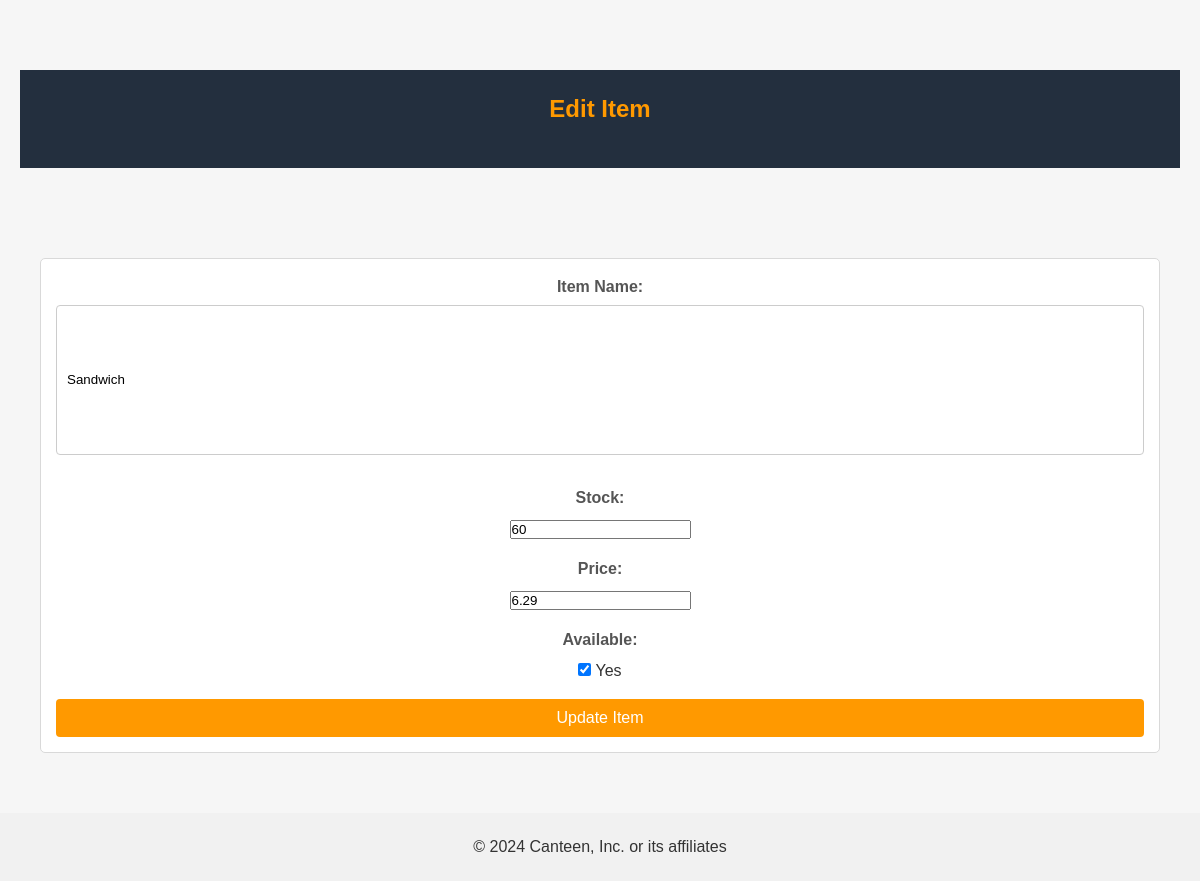
The page /edit_item.php?id=9 on the database its author committed.
### tables this page shows
CREATE TABLE `menuitems` (
  `item_id` int(11) NOT NULL,
  `item_name` varchar(255) NOT NULL,
  `Stock` int(11) NOT NULL,
  `price` decimal(5,2) NOT NULL,
  `available` tinyint(1) DEFAULT 1
);

### public/edit_item.php (the view, shortened to what this page needs)
<?php
include '../config/db.php';
$itemId = $_GET['id'];
$query = $pdo->prepare("SELECT * FROM menuitems WHERE item_id = :item_id");
$query->execute(['item_id' => $itemId]);
$item = $query->fetch();
?>
<?php include '../templates/header.php' ?>
<header>
    <h1>Edit Item</h1>
</header>
<body>
    <div class="container">
        <form method="POST" action="edit_item.php?id=<?php echo $itemId; ?>">
            <div class="form-add">
                <label>Item Name:</label>
                <input type="text" name="item_name" value="<?php echo htmlspecialchars($item['item_name']); ?>" required>
            </div>
            <div class="form-add">
                <label>Stock:</label>
                <input type="number" name="stock" value="<?php echo $item['Stock']; ?>" min="0" required>
            </div>
            <div class="form-add">
                <label>Price:</label>
                <input type="number" name="price" value="<?php echo $item['price']; ?>" step="0.01" min="0" required>
            </div>
            <div class="form-add">
                <label>Available:</label>
                <input type="checkbox" name="available" value="1" <?php echo $item['available'] ? 'checked' : ''; ?>> Yes
            </div>
            <button type="submit">Update Item</button>
        </form>
    </div>
</body>
<?php include '../templates/footer.php' ?>

### public/css/style.css (style rules this page uses)
* { box-sizing: border-box; }
body { font-family: Arial, sans-serif; line-height: 1.6; background-color: #f2f2f2; color: #333; }
.container { width: 100%; max-width: 1200px; margin: 0 auto; padding: 15px; }
header { background-color: #232f3e; color: #ffffff; padding: 20px 0; text-align: center; }
h1 { font-size: 2.5rem; margin-bottom: 20px; }
form { margin-top: 20px; background: #ffffff; border: 1px solid #d9d9d9; border-radius: 5px; padding: 15px; }
label { display: block; margin-bottom: 5px; }
textarea, input[type="text"], input[type="password"] { width: 100%; height: 150px; resize: none; padding: 10px; border: 1px solid #ced4da; border-radius: 5px; margin-bottom: 15px; overflow: hidden; white-space: nowrap; text-overflow: ellipsis; word-wrap: break-word; }
button { background-color: #ff9900; color: #ffffff; border: none; border-radius: 5px; padding: 10px 15px; cursor: pointer; }
* { margin: 0; padding: 0; box-sizing: border-box; }
body { font-family: Arial, sans-serif; background-color: #f6f6f6; color: #333; }
h1 { font-size: 24px; color: #FF9900; margin-bottom: 20px; text-align: center; }
.form-add { margin-bottom: 15px; }
label { display: block; margin-bottom: 5px; font-weight: bold; color: #555; }
input[type="text"], input[type="password"] { width: 100%; padding: 10px; border: 1px solid #ccc; border-radius: 4px; transition: border-color 0.3s; overflow: hidden; white-space: nowrap; text-overflow: ellipsis; word-wrap: break-word; }
button { width: 100%; padding: 10px; background-color: #FF9900; color: white; border: none; border-radius: 4px; font-size: 16px; cursor: pointer; transition: background-color 0.3s; }
.container { max-width: 1200px; margin: 0 auto; padding: 20px; }
.container { text-align: center; margin-top: 50px; }

### rows shown on the page
menuitems: item_name "Sandwich", stock "60", price "6.29", available "☑"
